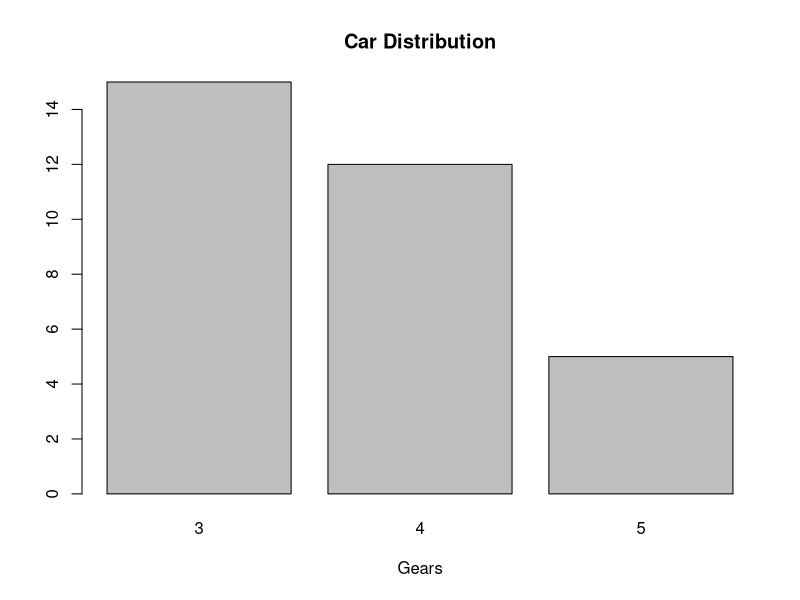
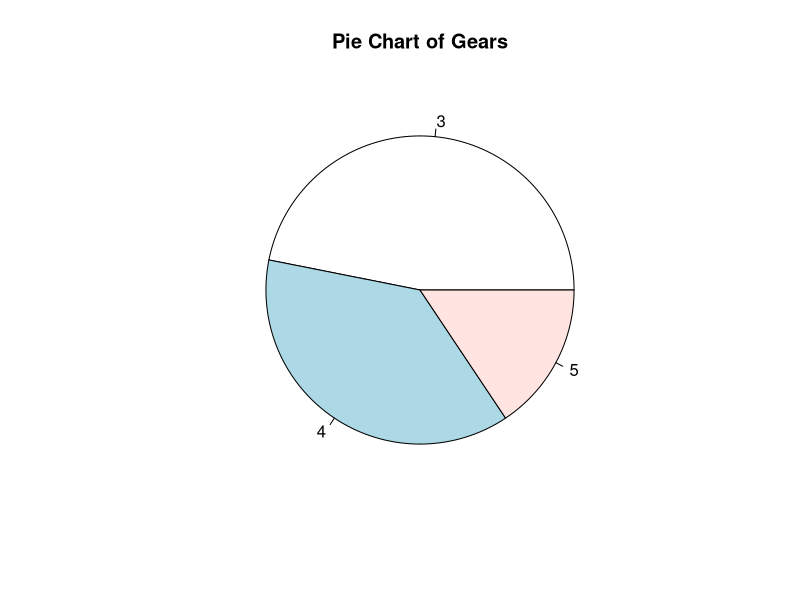
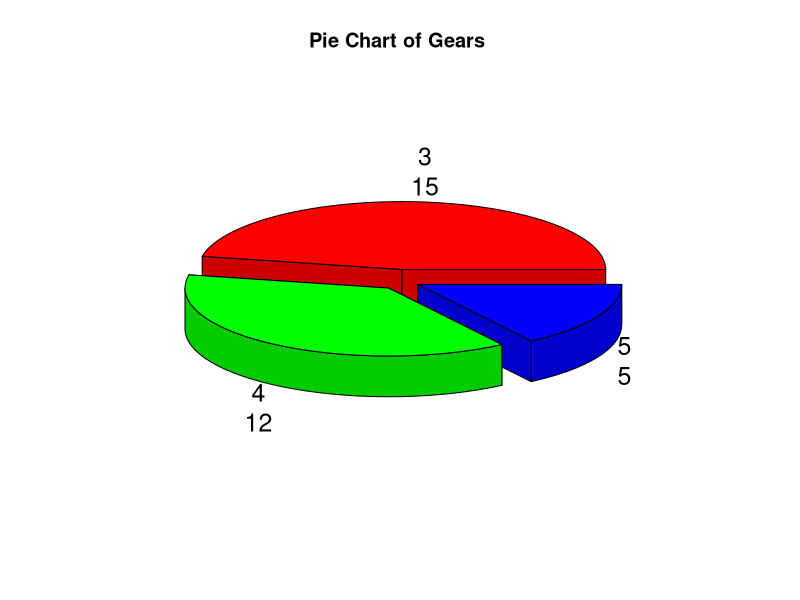
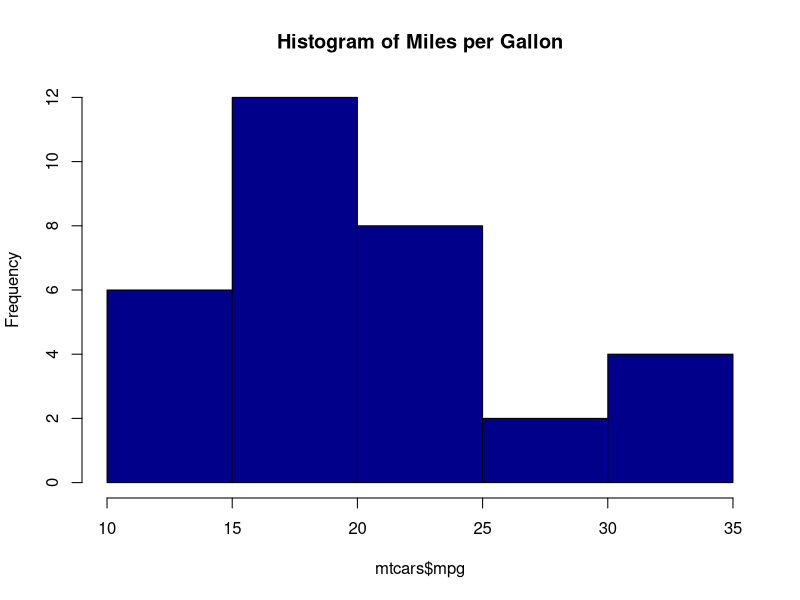
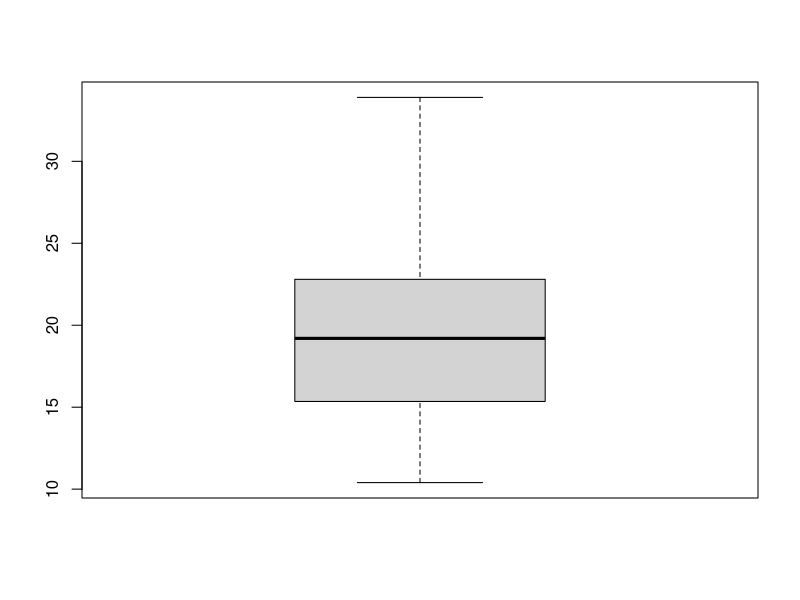
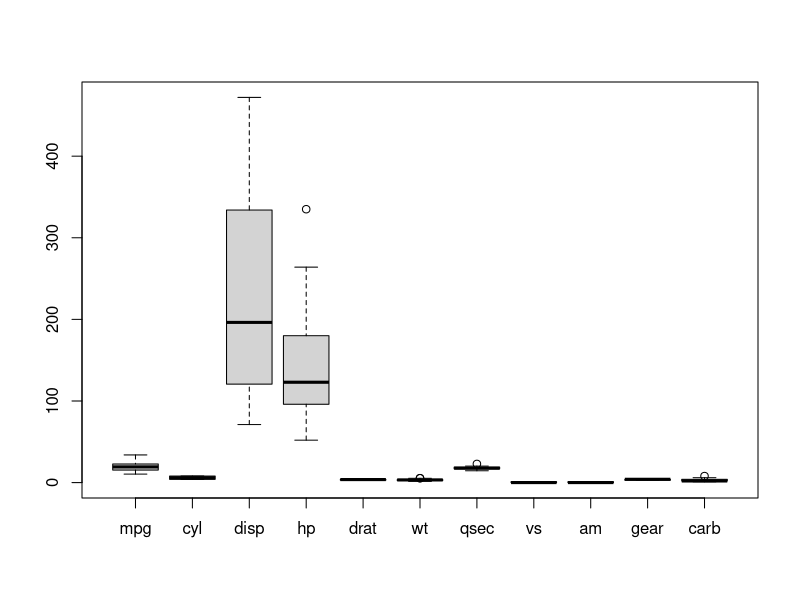
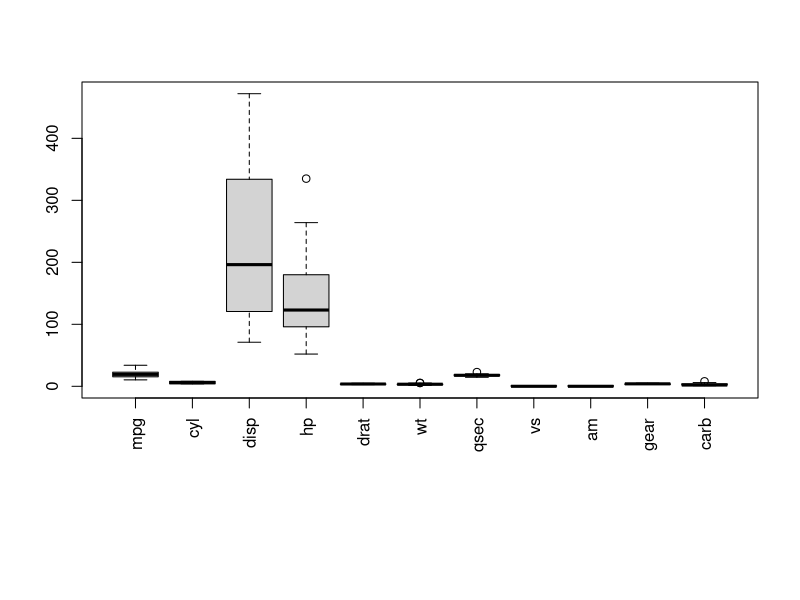
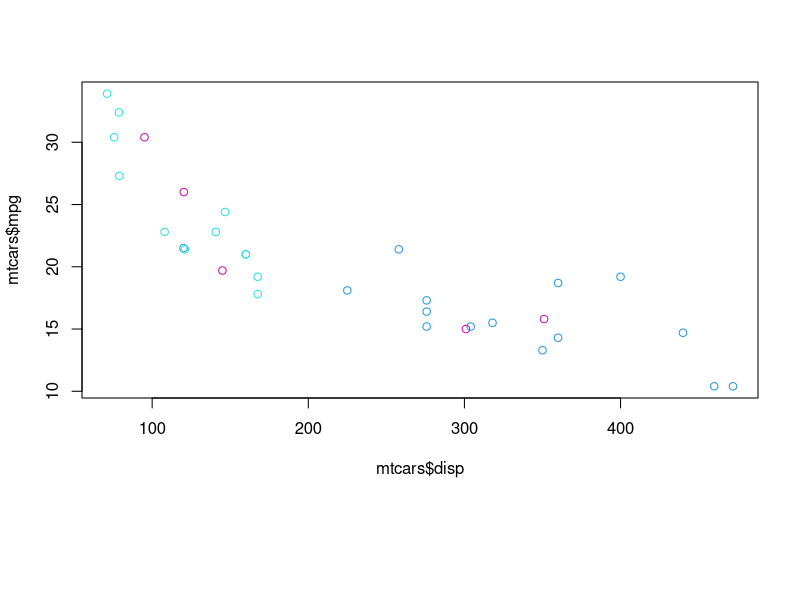

The R script that drew these images, in order:
#####2. INTRO TO STATS#####

#Reading : https://towardsdatascience.com/data-science-simplified-hypothesis-testing-56e180ef2f71


install.packages("plotrix")
install.packages("plyr")
install.packages("gridExtra")
install.packages("ggplot2")

#Descriptive statistics
str(mtcars)
dim(mtcars)

#Type of variables

#Categorical
summary(mtcars$gear)
#as.factor(mtcars$gear)

#check distribution with bar plot
counts<- table(mtcars$gear)
counts
barplot(counts, main="Car Distribution", 
        xlab="Gears")

#pie chart
pie(counts, main="Pie Chart of Gears")

#3D pie chart
library(plotrix)
label<-  paste(names(counts), "\n",counts, sep="")
pie3D(counts, labels = label,explode=0.1,
      main="Pie Chart of Gears ")


#Mode of categorical variables, get as Dataframe not as table
library(plyr)
countSpecies = count(mtcars, "gear")
countSpecies

#Numeric
str(mtcars)
summary(mtcars$mpg)
median(mtcars$mpg)
mean(mtcars$mpg)
min(mtcars$mpg)
max(mtcars$mpg)
sd(mtcars$mpg)

#Histograms
hist(mtcars$mpg, main="Histogram of Miles per Gallon", col = "darkblue")

#Boxplots
boxplot(mtcars$mpg)
boxplot(mtcars)

#Customise box plot
keep.par <- par()  #par(keep.par)
par(mar=c(10,4,4,2)+0.1)
boxplot(mtcars,las=3)

#Plot 
plot(mtcars$disp, mtcars$mpg, col=(mtcars$gear+1))
plot(mtcars$disp, mtcars$mpg, cex = mtcars$disp/100, col=mtcars$gear)

#Anscombe's quartet

#Anscombe's quartet is a set of four small datasets, constructed to show the importance of 
#visualising data and the dangers of reliance on simple summary statistics.

library(gridExtra)
library(ggplot2)
data(anscombe)
anscombe
summary(anscombe)

# correlation
sapply(1:4, function(x) cor(anscombe[, x], anscombe[, x+4]))

# variance
sapply(5:8, function(x) var(anscombe[, x]))

# linear regression (first pair only)
lm(y1 ~ x1, data = anscombe)

#Plotting regression line of lm on the 4 datasets and check the goodness of fit
p1 <- ggplot(anscombe) + geom_point(aes(x1, y1), color = "darkorange", size = 3) + theme_bw() + scale_x_continuous(breaks = seq(0, 20, 2)) + scale_y_continuous(breaks = seq(0, 12, 2)) + geom_abline(intercept = 3, slope = 0.5, color = "cornflowerblue") + expand_limits(x = 0, y = 0) + labs(title = "dataset 1")
p2 <- ggplot(anscombe) + geom_point(aes(x2, y2), color = "darkorange", size = 3) + theme_bw() + scale_x_continuous(breaks = seq(0, 20, 2)) + scale_y_continuous(breaks = seq(0, 12, 2)) + geom_abline(intercept = 3, slope = 0.5, color = "cornflowerblue") + expand_limits(x = 0, y = 0) + labs(title = "dataset 2")
p3 <- ggplot(anscombe) + geom_point(aes(x3, y3), color = "darkorange", size = 3) + theme_bw() + scale_x_continuous(breaks = seq(0, 20, 2)) + scale_y_continuous(breaks = seq(0, 12, 2)) + geom_abline(intercept = 3, slope = 0.5, color = "cornflowerblue") + expand_limits(x = 0, y = 0) + labs(title = "dataset 3")
p4 <- ggplot(anscombe) + geom_point(aes(x4, y4), color = "darkorange", size = 3) + theme_bw() + scale_x_continuous(breaks = seq(0, 20, 2)) + scale_y_continuous(breaks = seq(0, 12, 2)) + geom_abline(intercept = 3, slope = 0.5, color = "cornflowerblue") + expand_limits(x = 0, y = 0) + labs(title = "dataset 4")

grid.arrange(p1, p2, p3, p4, top = "Anscombe's Quartet")

#T-test
#The basic idea behind t-test is the inference problem from a small sample size data set to test 
#whether its sample mean may have large deviation from the true population mean.

#A very common problem you will encounter is having two data sets and you want to test whether 
#the two sets are coming from the same (assuming) normal distributions.

#In t-test, the null hypothesis is that the mean of the two samples is equal. This means that the
#alternative hypothesis for the test is that the difference of the mean is not equal to zero. 
#In a hypothesis test, we want to reject or accept the null hypothesis with some confidence 
#interval. Since we test the difference between the two means, the confidence interval in this 
#case specifies the range of values within which the difference may lie.

#The t-test will also produce the p-value, which is the probability of wrongly rejecting the null
#hypothesis. The p-value is always compared with the significance level of the test. 
#For instances, at 95% level of confidence, the significant level is 5% and the p-value is 
#reported as p<0.05. Small p-values suggest that the null hypothesis is unlikely to be true. 
#The smaller it is, the more confident we can reject the null hypothesis.


#Use the sleep data from R where there are 20 samples in two groups (group 1 and 2, each with 
#10 samples) that show the effect of two soporific drug to increase the hours in sleep
sleep
?sleep
plot(extra ~ group, data = sleep)

#there is naturally an overlap but the mean (half of the rectangle height) is different. 
#Can we confidently say that the two groups have different means?

t.test(extra ~ group, data=sleep)

#Based on the result, you can say: at 95% confidence level, there is no significant difference 
#(p-value = 0.0794) of the two means. Here you should accept the null hypothesis that the two 
#means are equal because the p-value is larger than 0.05.  The maximum difference of the mean 
#can be as low as -3.37 and as high as 0.21.  


#Z-Test

#Z-Distribution

?dnorm()  #Density, distribution function, quantile function and random generation 

#You will find the same basic functions for other distributions you may need, such as
?dt() ; ?dpois() ; ?dbinom() ; ?dchisq()

#Draw a z curve, a density function for z, Z is a variable that is normally distributed 
#with the mean 0 and the standard deviation 1

#Create a sequence of numbers for your x axis , -4 to 4 with interval 0.01
x<-seq(-4, 4, 0.01) 

#plot for each x the probability to draw x at random from the distribution
plot(x, dnorm(x), type="l")

#You can figure out what the attribute type= does by removing it 
plot(x, dnorm(x))
curve(dnorm(x), from= -4, to=4)

#Or by looking up ?plot()

#Distribution function, or Cumulative distribution function.
#For each x, what is the probability to draw x or a value lower than x
plot(x, pnorm(x))

#Quantile function is when you ask what value for z is at the 25% percentile. 
qnorm(0.25)

#You may want to find the interval of values for z that includes 95% of the distribution.
#Useful for calculating confidence intervals 
qnorm(c(0.025, 0.975))

#round the results, not for calculations but foe presentation. 
round(qnorm(c(0.025, 0.975)),2)

#it is very useful to draw graphs to enchance understanding.
#practice using the functions polygon() and text() to add clarity to your graphs.

#Plot blood pressure

#z-tests
bt <- seq(60, 120, 1) 
bt

#assume mean to be 90 and sd=10
plot(bt, dnorm(bt, 90, 10), type="l", xlim=c(60, 120), main="blood pressure") 

#Let's use the normal distribution for a statistical test.

#one tailed test
plot(bt, dnorm(bt, 90, 10), type="l", xlim=c(60, 120), main="one tailed test") 
pnorm(72, 90, 10) # probability of randomly selecting a subject bt 72 or lower
abline(v=72) # Draw a line for 72 . v is the x-value for a vertical line 
cord.x <- c(60,seq(60,72,1),72) 
cord.y <- c(0,dnorm(seq(60, 72, 1), 90, 10),0) 
polygon(cord.x,cord.y,col='skyblue') 
text(70, 0.005, "blue area = p = 0.0359") #got p value from pnorm(72, 90, 10)

#if you measure the blood pressure of a person and it turns out to be 72 then it's 
#quite possible that this person belongs to the population with the mean 90 and the 
#standard deviation 10 For this event to happen to draw a person that deviates to 72 
#or even lower blood pressure the probability that this would happen is 0.0359


#if you draw a random sample you are interested in not if this person has a blood pressure lower 
#than the certain mean, but what you are interested is whether this blood pressure deviates a certain amount 
#from the mean

#two-tailed test
bt <- seq(60, 120, 1) 
plot(bt, dnorm(bt, 90, 10), type="l", xlim=c(60, 120), main="two-tailed test") 
pnorm(72, 90, 10)  
abline(v=72) 
cord.x <- c(60,seq(60,72,1),72) 
cord.y <- c(0,dnorm(seq(60, 72, 1), 90, 10),0) 
polygon(cord.x,cord.y,col='skyblue') 

cord.x1 <- c(108,seq(108,120,1),120) 
cord.y1 <- c(0,dnorm(seq(108, 120, 1), 90, 10),0) 
polygon(cord.x1,cord.y1,col='skyblue') 
text(65, 0.005, round(pnorm(72, 90, 10), 3)) 
text(115, 0.005, round(pnorm(72, 90, 10), 3)) 
text(75, 0.02,  " p = 0.072 "  ) 

#the p-value for this two-tailed test is 36 + 36, 72. So the p-value is 0.072.
#This is the probability that you would randomly draw a person from the population 
#that deviates 18 units up or down from the mean 90


#Z, the standard normal distribution
#it allows us to take a sample and then describe how much it deviates from a hypothesized population

#By looking up the area under the Z curve from your measurement and then further away from 
#the mean you will be able to tell how common it would be to to take such a sample
#or a more extreme sample. This area is also referred to as the p-value

#If the sample deviates a lot from the mean we are going to reject the null hypothesis
#and state that this sample probably belongs to some other distribution with a different mean.
#This is called the alternative hypothesis. A common choice is to reject
#the null hypotheses if the p-value is lower than 0.05


#Using the Z distribution to decide whether a sample belongs to a population or not is actually
#a hypothesis test and as such it's called the Z test
